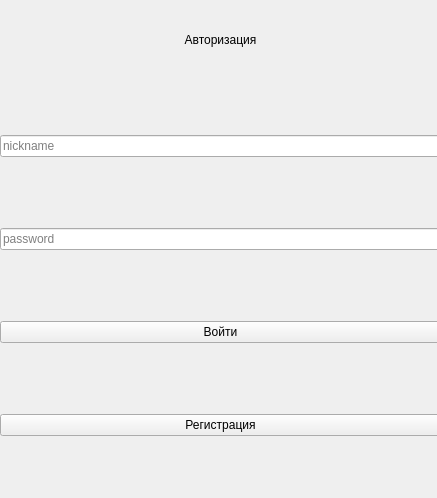
<?xml version="1.0" encoding="UTF-8"?>
<ui version="4.0">
 <class>AuthWindow</class>
 <widget class="QWidget" name="AuthWindow">
  <property name="geometry">
   <rect>
    <x>0</x>
    <y>0</y>
    <width>437</width>
    <height>498</height>
   </rect>
  </property>
  <property name="windowTitle">
   <string>Form</string>
  </property>
  <widget class="QLabel" name="label">
   <property name="geometry">
    <rect>
     <x>170</x>
     <y>30</y>
     <width>101</width>
     <height>20</height>
    </rect>
   </property>
   <property name="text">
    <string>Авторизация</string>
   </property>
   <property name="alignment">
    <set>Qt::AlignmentFlag::AlignCenter</set>
   </property>
  </widget>
  <widget class="QWidget" name="verticalLayoutWidget">
   <property name="geometry">
    <rect>
     <x>0</x>
     <y>70</y>
     <width>441</width>
     <height>431</height>
    </rect>
   </property>
   <layout class="QVBoxLayout" name="verticalLayout">
    <item>
     <widget class="QLineEdit" name="nicknameEdit">
      <property name="text">
       <string/>
      </property>
      <property name="placeholderText">
       <string>nickname</string>
      </property>
     </widget>
    </item>
    <item>
     <widget class="QLineEdit" name="passwordEdit">
      <property name="text">
       <string/>
      </property>
      <property name="echoMode">
       <enum>QLineEdit::EchoMode::Password</enum>
      </property>
      <property name="readOnly">
       <bool>false</bool>
      </property>
      <property name="placeholderText">
       <string>password</string>
      </property>
     </widget>
    </item>
    <item>
     <widget class="QPushButton" name="loginButton">
      <property name="text">
       <string>Войти</string>
      </property>
     </widget>
    </item>
    <item>
     <widget class="QPushButton" name="registerButton">
      <property name="text">
       <string>Регистрация</string>
      </property>
     </widget>
    </item>
   </layout>
  </widget>
 </widget>
 <resources/>
 <connections/>
</ui>
